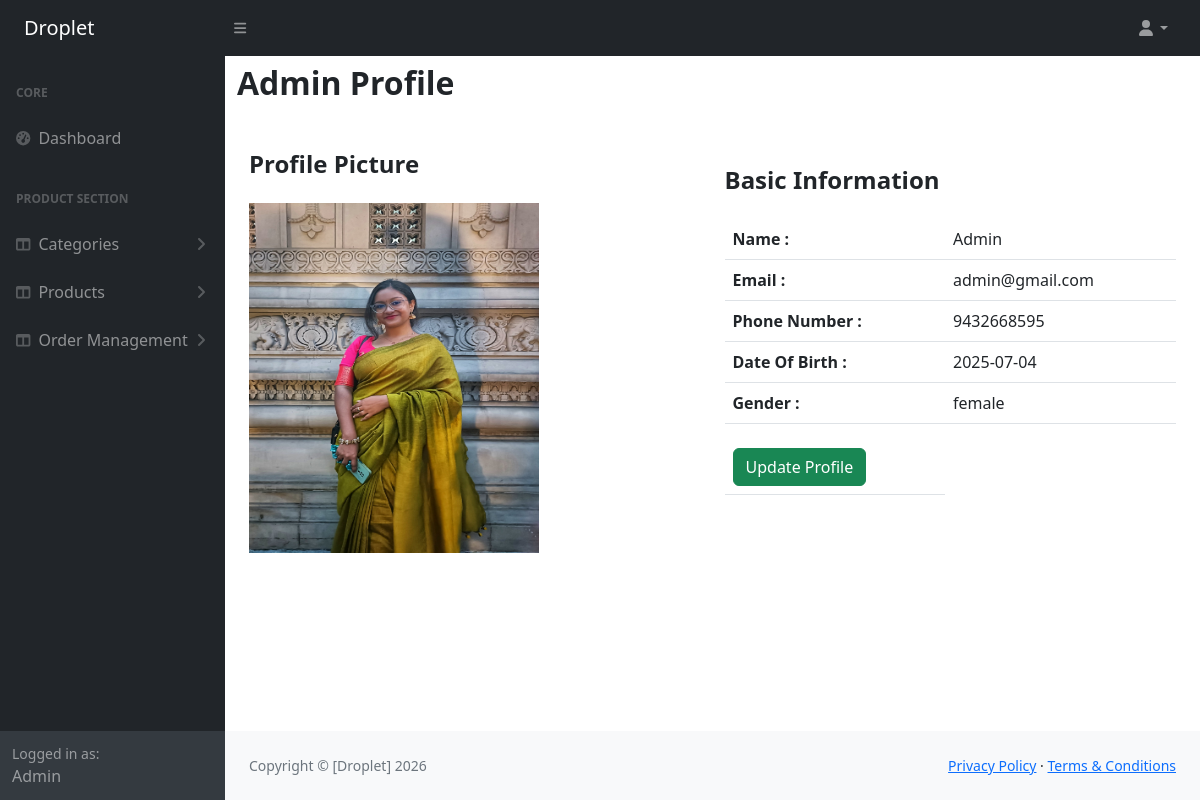
/admin/admin_profile.php (signed in), run on the app's committed database.
### tables this page shows
CREATE TABLE `user_info` (
  `id` int(11) NOT NULL,
  `user_id` int(11) NOT NULL,
  `ph_no` varchar(50) NOT NULL,
  `dob` date DEFAULT NULL,
  `gender` varchar(100) NOT NULL,
  `img` varchar(500) NOT NULL,
  `date` date NOT NULL DEFAULT current_timestamp()
);

CREATE TABLE `users` (
  `id` int(11) NOT NULL,
  `name` varchar(100) NOT NULL,
  `email` varchar(100) NOT NULL,
  `password` varchar(150) NOT NULL,
  `user_type` enum('customer','admin') NOT NULL DEFAULT 'customer',
  `created_at` datetime NOT NULL DEFAULT current_timestamp()
);

### admin/admin_profile.php (the view, shortened to what this page needs)
<?php
include("admin_header.php");
?>
<div class="container-fluid mt-2 mb-3">
        <h2 class="fw-bold">Admin Profile</h2>
    </div>
    <div class="container-fluid">
        <div class="container mt-4">
            <div class="row">
                <div class="col-md-6">
                    <div class="mb-4">
                        <h4 class="fw-semibold">Profile Picture</h4>
                    </div>
                    <div class="mb-4">
                        <?php
                        $select_query = mysqli_query($conn, "SELECT * FROM `users` WHERE user_type='admin'");
                        if(mysqli_num_rows($select_query)>0){
                            $admin = mysqli_fetch_assoc($select_query);
                            $id = $admin['id'];
                            $info_query = mysqli_query($conn,"SELECT * FROM `user_info` WHERE user_id='$id'");
                            $admin_info = mysqli_fetch_assoc($info_query);
                            if (!empty($admin_info['img'])) {
                                echo '<img src="'.$admin_info['img'].'" alt="" style="height:350px; width:290px;">';
                            } else {
                                echo 'No Image';
                            }
                        }
                        ?>
                    </div>
                </div>
                <div class="col-md-6">
                    <div class="mb-4 pt-3">
                        <h4 class="fw-semibold">Basic Information</h4>
                    </div>
                    <div class="table-responsive">
                        <table class="table">
                            <tbody>
                                <tr>
                                    <td class="fw-bold">Name : </td>
                                    <td><?php echo $admin['name'];?></td>
                                </tr>
                                <tr>
                                    <td class="fw-bold">Email : </td>
                                    <td><?php echo $admin['email'];?></td>
                                </tr>
                                <?php
                                if(empty($admin_info['ph_no']) && empty($admin_info['dob']) && empty($admin_info['gender'])){
                                    ?>
                                    <tr>
                                        <td class="pt-4">
                                            <a href="admin_info.php" class="btn btn-success">Add Information</a>
                                        </td>
                                    </tr>
                                    <?php
                                }else{
                                    ?>
                                    <tr>
                                        <td class="fw-bold">Phone Number : </td>
                                        <td><?php echo $admin_info['ph_no'];?></td>
                                    </tr>
                                    <tr>
                                        <td class="fw-bold">Date Of Birth : </td>
                                        <td><?php echo $admin_info['dob'];?></td>
                                    </tr>
                                    <tr>
                                        <td class="fw-bold">Gender : </td>
                                        <td><?php echo $admin_info['gender'];?></td>
                                    </tr>
                                    <tr>
                                        <td class="pt-4">
                                            <a href="admin_profile_update.php?id=<?php echo $admin['id'];?>" class="btn btn-success">Update Profile</a>
                                        </td>
                                    </tr>
                                    <?php
                                }
                                ?>
                            </tbody>
                        </table>
                    </div>
                </div>
            </div>
        </div>
    </div>
<?php
include("admin_footer.php");
?>

### data on the page
user_info: img (picture), ph_no "9432668595", dob "2025-07-04", gender "female"
users: name "Admin", email "admin@gmail.com"

### other printed values
$site_title "Droplet"
$_SESSION['admin']['name'] "Admin"
